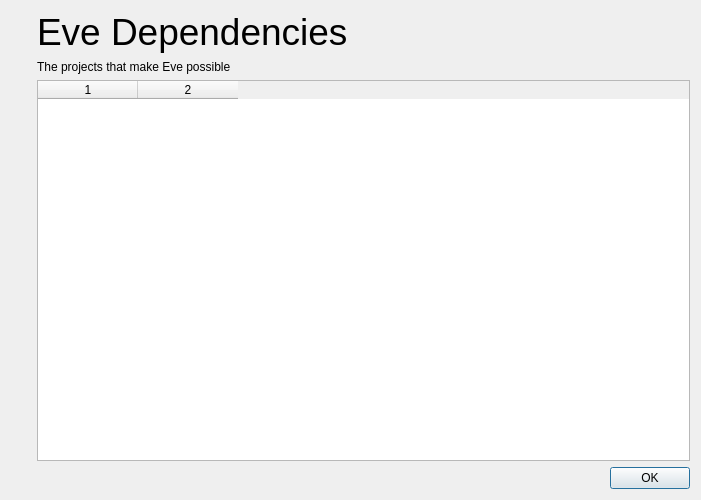
<?xml version="1.0" encoding="UTF-8"?>
<ui version="4.0">
 <class>DepsDialog</class>
 <widget class="QDialog" name="DepsDialog">
  <property name="geometry">
   <rect>
    <x>0</x>
    <y>0</y>
    <width>701</width>
    <height>500</height>
   </rect>
  </property>
  <property name="windowTitle">
    <string>Eve Dependencies</string>
  </property>
  <layout class="QVBoxLayout" name="verticalLayout_3">
   <item>
    <layout class="QHBoxLayout" name="horizontalLayout" stretch="0,1">
     <item>
      <layout class="QVBoxLayout" name="verticalLayout_2">
       <item>
        <widget class="QLabel" name="labelLogo">
         <property name="sizePolicy">
          <sizepolicy hsizetype="Preferred" vsizetype="Preferred">
           <horstretch>0</horstretch>
           <verstretch>0</verstretch>
          </sizepolicy>
         </property>
         <property name="maximumSize">
          <size>
           <width>200</width>
           <height>200</height>
          </size>
         </property>
         <property name="text">
          <string/>
         </property>
         <property name="pixmap">
          <pixmap resource="../../dist/qt_themes/default/default.qrc">:/icons/default/256x256/eve.png</pixmap>
         </property>
         <property name="scaledContents">
          <bool>true</bool>
         </property>
        </widget>
       </item>
       <item>
        <spacer name="verticalSpacer">
         <property name="orientation">
          <enum>Qt::Orientation::Vertical</enum>
         </property>
         <property name="sizeHint" stdset="0">
          <size>
           <width>20</width>
           <height>40</height>
          </size>
         </property>
        </spacer>
       </item>
      </layout>
     </item>
     <item>
      <layout class="QVBoxLayout" name="verticalLayout">
       <item>
        <widget class="QLabel" name="labelEden">
         <property name="sizePolicy">
          <sizepolicy hsizetype="Preferred" vsizetype="Fixed">
           <horstretch>0</horstretch>
           <verstretch>0</verstretch>
          </sizepolicy>
         </property>
         <property name="text">
          <string>&lt;html&gt;&lt;head/&gt;&lt;body&gt;&lt;p&gt;&lt;span style=&quot; font-size:28pt;&quot;&gt;Eve Dependencies&lt;/span&gt;&lt;/p&gt;&lt;/body&gt;&lt;/html&gt;</string>
         </property>
        </widget>
       </item>
       <item>
        <widget class="QLabel" name="labelInfo">
         <property name="sizePolicy">
          <sizepolicy hsizetype="Preferred" vsizetype="Fixed">
           <horstretch>0</horstretch>
           <verstretch>0</verstretch>
          </sizepolicy>
         </property>
         <property name="text">
        <string>&lt;html&gt;&lt;head/&gt;&lt;body&gt;&lt;p&gt;The projects that make Eve possible&lt;/p&gt;&lt;/body&gt;&lt;/html&gt;</string>
         </property>
        </widget>
       </item>
       <item>
        <widget class="QTableWidget" name="tableDeps">
         <property name="editTriggers">
          <set>QAbstractItemView::EditTrigger::NoEditTriggers</set>
         </property>
         <property name="alternatingRowColors">
          <bool>true</bool>
         </property>
         <property name="selectionMode">
          <enum>QAbstractItemView::SelectionMode::NoSelection</enum>
         </property>
         <property name="columnCount">
          <number>2</number>
         </property>
         <attribute name="horizontalHeaderShowSortIndicator" stdset="0">
          <bool>false</bool>
         </attribute>
         <attribute name="verticalHeaderVisible">
          <bool>false</bool>
         </attribute>
         <column/>
         <column/>
        </widget>
       </item>
      </layout>
     </item>
    </layout>
   </item>
   <item>
    <widget class="QDialogButtonBox" name="buttonBox">
     <property name="orientation">
      <enum>Qt::Orientation::Horizontal</enum>
     </property>
     <property name="standardButtons">
      <set>QDialogButtonBox::StandardButton::Ok</set>
     </property>
    </widget>
   </item>
  </layout>
 </widget>
 <resources>
  <include location="../../dist/qt_themes/default/default.qrc"/>
 </resources>
 <connections>
  <connection>
   <sender>buttonBox</sender>
   <signal>accepted()</signal>
   <receiver>DepsDialog</receiver>
   <slot>accept()</slot>
   <hints>
    <hint type="sourcelabel">
     <x>20</x>
     <y>20</y>
    </hint>
    <hint type="destinationlabel">
     <x>20</x>
     <y>20</y>
    </hint>
   </hints>
  </connection>
  <connection>
   <sender>buttonBox</sender>
   <signal>rejected()</signal>
   <receiver>DepsDialog</receiver>
   <slot>reject()</slot>
   <hints>
    <hint type="sourcelabel">
     <x>20</x>
     <y>20</y>
    </hint>
    <hint type="destinationlabel">
     <x>20</x>
     <y>20</y>
    </hint>
   </hints>
  </connection>
 </connections>
</ui>
